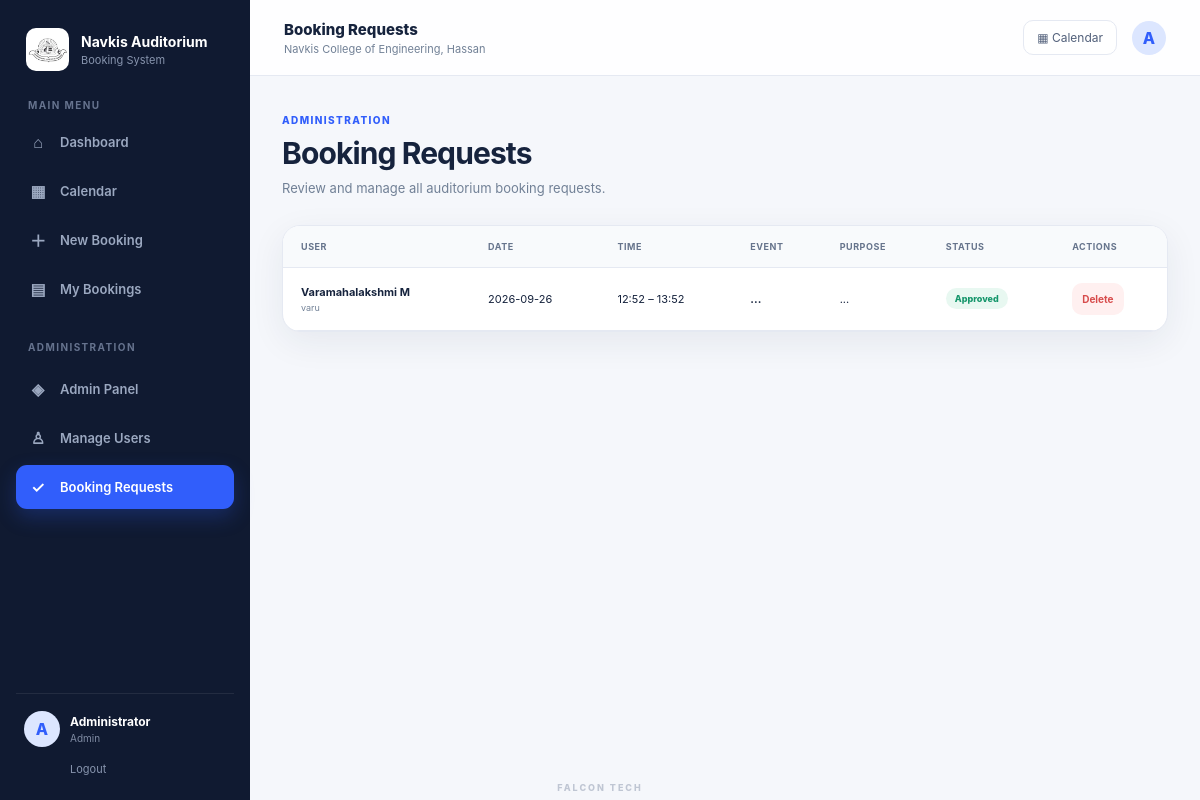
Screenshot of /admin/bookings (signed in) with the database file from the repository.
### tables this page shows
CREATE TABLE bookings (
            id INTEGER PRIMARY KEY AUTOINCREMENT,
            user_id INTEGER NOT NULL,
            booking_date TEXT NOT NULL,
            start_time TEXT NOT NULL,
            end_time TEXT NOT NULL,
            event_name TEXT NOT NULL,
            purpose TEXT,
            participants INTEGER,
            status TEXT NOT NULL DEFAULT 'pending',
            admin_note TEXT,
            created_at TIMESTAMP DEFAULT CURRENT_TIMESTAMP,
            FOREIGN KEY (user_id) REFERENCES users(id)
        );

CREATE TABLE users (
            id INTEGER PRIMARY KEY AUTOINCREMENT,
            name TEXT NOT NULL,
            username TEXT UNIQUE NOT NULL,
            password TEXT NOT NULL,
            role TEXT NOT NULL DEFAULT 'user',
            active INTEGER NOT NULL DEFAULT 1
        );

### app.py (the view)
@app.route("/admin/bookings")
def admin_bookings():
    if not admin_logged_in():
        return redirect(url_for("login"))
    conn = get_db()
    bookings = conn.execute(
        """
        SELECT
            bookings.*,
            users.name AS user_name,
            users.username AS username
        FROM bookings
        JOIN users ON users.id = bookings.user_id
        ORDER BY booking_date DESC, start_time ASC
        """
    ).fetchall()
    conn.close()
    return render("admin_bookings.html", bookings=bookings)

### app.py (called while the page is built)
def logged_in():
    return "user_id" in session

def admin_logged_in():
    return logged_in() and session.get("role") == "admin"

def render(name, **kwargs):
    return render_template(
        name,
        name=session.get("name", ""),
        role=session.get("role", ""),
        **kwargs
    )

### database.py (called while the page is built)
def get_db():
    conn = sqlite3.connect(DATABASE)
    conn.row_factory = sqlite3.Row
    return conn

### templates/admin_bookings.html (shortened to what this page needs)
{% extends "base.html" %}
{% block page_title %}Booking Requests{% endblock %}
{% block content %}
<div class="section-heading">
    <div>
        <span class="eyebrow">ADMINISTRATION</span>
        <h1>Booking Requests</h1>
        <p>Review and manage all auditorium booking requests.</p>
    </div>
</div>
<section class="panel table-panel">
    {% if bookings %}
    <div class="table-wrap">
        <table>
            <thead>
                <tr>
                    <th>User</th>
                    <th>Date</th>
                    <th>Time</th>
                    <th>Event</th>
                    <th>Purpose</th>
                    <th>Status</th>
                    <th>Actions</th>
                </tr>
            </thead>
            <tbody>
            {% for b in bookings %}
                <tr>
                    <td>
                        <strong>{{ b.user_name }}</strong>
                        <small>{{ b.username }}</small>
                    </td>
                    <td>{{ b.booking_date }}</td>
                    <td>{{ b.start_time }} – {{ b.end_time }}</td>
                    <td><strong>{{ b.event_name }}</strong></td>
                    <td>{{ b.purpose or '—' }}</td>
                    <td><span class="status status-{{ b.status }}">{{ b.status|capitalize }}</span></td>
                    <td>
                        <div class="action-group">
                            <form method="POST" action="{{ url_for('delete_booking', booking_id=b.id) }}"
                                  onsubmit="return confirm('Delete this booking?')">
                                <button class="btn btn-small btn-danger" type="submit">Delete</button>
                            </form>
                        </div>
                    </td>
                </tr>
            {% endfor %}
            </tbody>
        </table>
    </div>
    {% else %}
    <div class="empty-state large">
        <div class="empty-icon">✓</div>
        <h2>No booking requests</h2>
        <p>There are currently no auditorium bookings.</p>
    </div>
    {% endif %}
</section>
{% endblock %}

### static/style.css (style rules this page uses)
:root { --bg: #f5f7fb; --surface: #ffffff; --surface-2: #f8fafc; --border: #e5e9f2; --text: #16233d; --muted: #718096; --primary: #315efb; --primary-dark: #2549d8; --blue-soft: #eaf0ff; --green: #15966b; --green-soft: #e8f8f1; --orange: #d98216; --orange-soft: #fff3df; --red: #d74b4b; --red-soft: #fff0f0; --purple: #7658d6; --purple-soft: #f0ecff; --shadow: 0 10px 35px rgba(27, 39, 70, .07); --radius: 18px; }
* { box-sizing: border-box; }
body { margin: 0; font-family: Inter, ui-sans-serif, system-ui, -apple-system, BlinkMacSystemFont, "Segoe UI", sans-serif; color: var(--text); background: var(--bg); }
button, input, textarea, select { font: inherit; }
button { cursor: pointer; }
.welcome-row, .section-heading { display: flex; align-items: flex-end; justify-content: space-between; gap: 20px; margin-bottom: 26px; }
.eyebrow { font-size: 10px; font-weight: 800; letter-spacing: .14em; color: var(--primary); }
h1, h2, h3, p { margin-top: 0; }
h1 { font-size: 30px; letter-spacing: -.03em; margin: 7px 0 7px; }
p { color: var(--muted); font-size: 13px; line-height: 1.6; margin-bottom: 0; }
.btn { min-height: 42px; padding: 0 17px; border: 0; border-radius: 10px; display: inline-flex; align-items: center; justify-content: center; gap: 8px; font-weight: 700; font-size: 12px; transition: .2s; }
.btn-danger { background: var(--red-soft); color: var(--red); }
.btn-small { min-height: 32px; padding: 0 10px; font-size: 10px; }
.panel { background: var(--surface); border: 1px solid var(--border); border-radius: var(--radius); box-shadow: var(--shadow); padding: 24px; }
.status { display: inline-flex; align-items: center; padding: 5px 9px; border-radius: 999px; font-size: 9px; font-weight: 800; white-space: nowrap; }
.status-approved { color: var(--green); background: var(--green-soft); }
.table-panel { padding: 0; overflow: hidden; }
.table-wrap { width: 100%; overflow-x: auto; }
table { width: 100%; border-collapse: collapse; min-width: 820px; }
th, td { padding: 15px 18px; text-align: left; border-bottom: 1px solid var(--border); font-size: 11px; vertical-align: middle; }
th { background: var(--surface-2); color: #66748c; text-transform: uppercase; font-size: 9px; letter-spacing: .06em; }
td strong, td small { display: block; }
td strong { font-size: 11px; }
td small { color: var(--muted); margin-top: 3px; font-size: 9px; }
.action-group { display: flex; flex-wrap: wrap; gap: 5px; }

### rows the page displays
bookings: user_name "Varamahalakshmi M", username "varu", booking_date "2026-09-26", start_time "12:52", end_time "13:52", event_name "...", purpose "...", status "Approved"

### other values shown
{{ name[:1]|upper }} "A"
{{ name }} "Administrator"
{{ role|capitalize }} "Admin"
